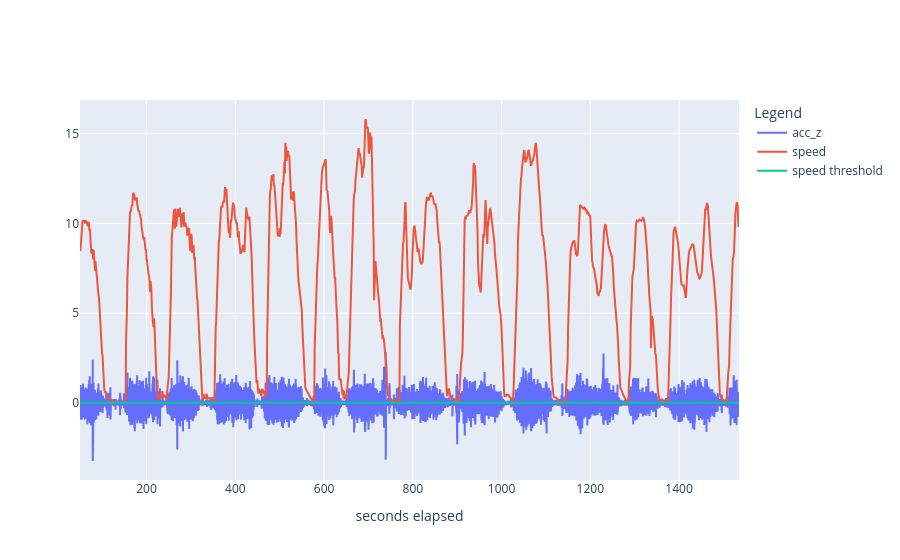

Notebook code for this chart:
### Code cell
# Load original dataset
t_ini, t_fin = 50, 1535 # s
loc_orig_df, acc_orig_df, map = load_dataset_n(source_path, '1', t_ini, t_fin, 1)

display(map)

fig = go.Figure()
fig.add_trace(go.Scatter(
    x=acc_orig_df['seconds_elapsed'], 
    y=acc_orig_df['z'],
    mode='lines',
    name='acc_z'
))
fig.add_trace(go.Scatter(
    x=loc_orig_df['seconds_elapsed'], 
    y=loc_orig_df['speed'],
    mode='lines',
    name='speed'
))
fig.add_trace(go.Scatter(
    x=loc_orig_df['seconds_elapsed'], 
    y=v_th_mask*(loc_orig_df['speed']/loc_orig_df['speed']),
    mode='lines',
    name='speed threshold'
))
fig.update_layout(
    xaxis=dict(title='seconds elapsed'),
    legend=dict(title='Legend')
)
fig.show()

### Figure 1 — Plotly figure (JSON) as saved in the notebook; plotly's stock layout.template omitted (floating-point values rounded to 4 significant figures; data arrays with more than 128 entries replaced by an {"elided": "..."} marker saying what was removed)
{"data": [{"mode": "lines", "name": "acc_z", "type": "scatter", "x": {"elided": "148911 float values"}, "y": {"elided": "148911 float values"}}, {"mode": "lines", "name": "speed", "type": "scatter", "x": {"elided": "1430 float values"}, "y": {"elided": "1430 float values"}}, {"mode": "lines", "name": "speed threshold", "type": "scatter", "x": {"elided": "1430 float values"}, "y": {"elided": "1430 int values"}}], "layout": {"legend": {"title": {"text": "Legend"}}, "xaxis": {"title": {"text": "seconds elapsed"}}}}
